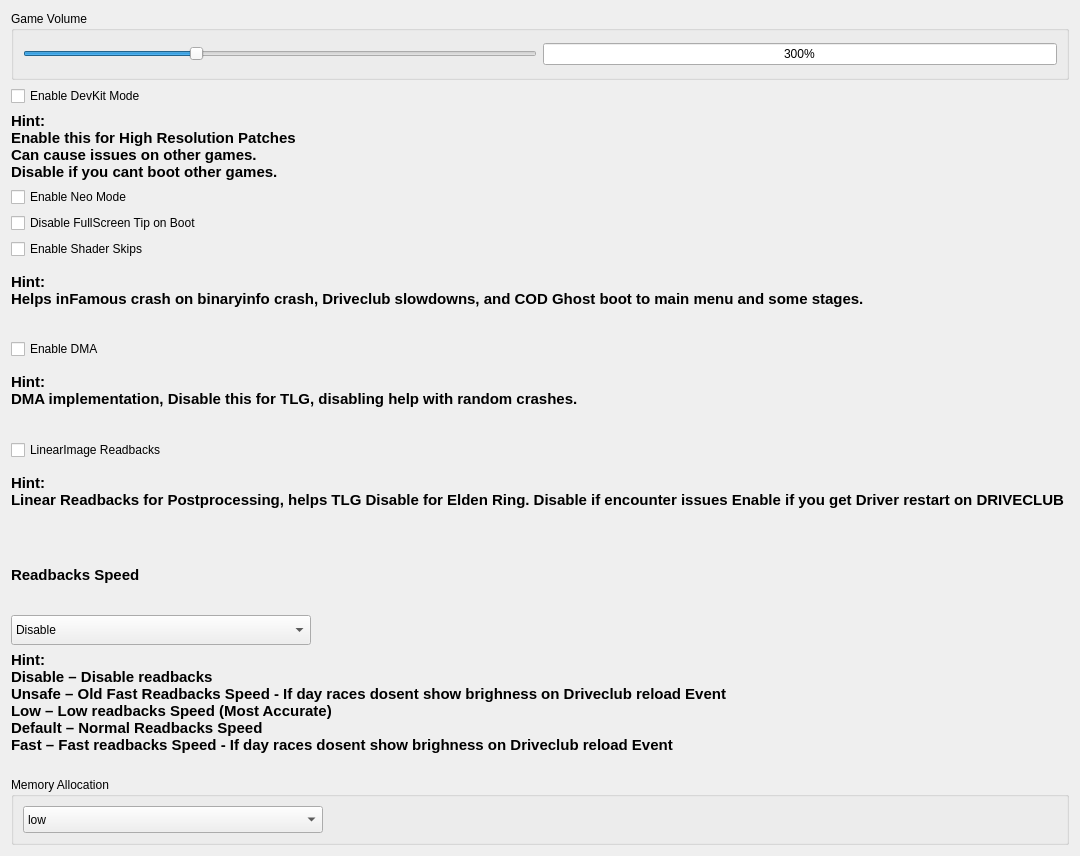
      <widget class="QWidget" name="experimentalTabContents">
       <property name="geometry">
        <rect>
         <x>0</x>
         <y>0</y>
         <width>1080</width>
         <height>856</height>
        </rect>
       </property>
       <layout class="QVBoxLayout" name="verticalLayout_experimental">
	   
        <item>
				<widget class="QGroupBox" name="gameVolumeGroup">
					<property name="title">
						<string>Game Volume</string>
					</property>
					<layout class="QHBoxLayout" name="volumeLayout">
						<item>
							<widget class="QSlider" name="horizontalVolumeSlider">
								<property name="maximum">
									<number>300</number>
								</property>
								<property name="value">
									<number>100</number>
								</property>
								<property name="sliderPosition">
									<number>100</number>
								</property>
								<property name="orientation">
									<enum>Qt::Horizontal</enum>
								</property>
							</widget>
						</item>
						<item>
							<widget class="QLineEdit" name="volumeText">
								<property name="text">
									<string>300%</string>
             </property>
             <property name="alignment">
              <set>Qt::AlignmentFlag::AlignCenter</set>
             </property>
             <property name="readOnly">
              <bool>true</bool>
             </property>
            </widget>
           </item>
          </layout>
         </widget>
        </item>
		
        <item>
         <widget class="QCheckBox" name="isDevKitCheckBox">
          <property name="text">
           <string>Enable DevKit Mode</string>
          </property>
         </widget>
        </item>
        <item>
         <widget class="QLabel" name="label_22">
          <property name="font">
           <font>
            <pointsize>11</pointsize>
            <bold>true</bold>
           </font>
          </property>
          <property name="text">
           <string notr="true">
							
        &lt;b&gt;Hint:&lt;/b&gt;&lt;br/&gt;
        Enable this for High Resolution Patches&lt;br/&gt;
        Can cause issues on other games.&lt;br/&gt;
        Disable if you cant boot other games.
        
						</string>
          </property>
          <property name="wordWrap">
           <bool>true</bool>
          </property>
         </widget>
        </item>
        <item>
         <widget class="QCheckBox" name="isNeoModeCheckBox">
          <property name="text">
           <string>Enable Neo Mode</string>
          </property>
         </widget>
        </item>
        <item>
         <widget class="QCheckBox" name="screenTipBox">
          <property name="text">
           <string>Disable FullScreen Tip on Boot</string>
          </property>
         </widget>
        </item>
        <item>
         <widget class="QCheckBox" name="SkipsCheckBox">
          <property name="text">
           <string>Enable Shader Skips</string>
          </property>
         </widget>
        </item>
        <item>
         <widget class="QLabel" name="label_4">
          <property name="font">
           <font>
            <pointsize>11</pointsize>
            <bold>true</bold>
           </font>
          </property>
          <property name="text">
           <string notr="true">
							
        &lt;b&gt;Hint:&lt;/b&gt;&lt;br/&gt;
        Helps inFamous crash on binaryinfo crash,
		Driveclub slowdowns,
		and COD Ghost boot to main menu and some stages.&lt;br/&gt;		
        
						</string>
          </property>
          <property name="wordWrap">
           <bool>true</bool>
          </property>
         </widget>
        </item>
        <item>
         <widget class="QCheckBox" name="DMACheckBox">
          <property name="text">
           <string>Enable DMA</string>
          </property>
         </widget>
        </item>
        <item>
         <widget class="QLabel" name="label_23">
          <property name="font">
           <font>
            <pointsize>11</pointsize>
            <bold>true</bold>
           </font>
          </property>
          <property name="text">
           <string notr="true">
						
        &lt;b&gt;Hint:&lt;/b&gt;&lt;br/&gt;
        DMA implementation,
        Disable this for TLG, disabling help with random crashes.&lt;br/&gt;
        
					</string>
          </property>
         </widget>
        </item>
        <item>
         <widget class="QCheckBox" name="ReadbacksLinearCheckBox">
          <property name="text">
           <string>LinearImage Readbacks</string>
          </property>
         </widget>
        </item>
        <item>
         <widget class="QLabel" name="label_211">
          <property name="font">
           <font>
            <pointsize>11</pointsize>
            <bold>true</bold>
           </font>
          </property>
          <property name="text">
           <string notr="true">
							
        &lt;b&gt;Hint:&lt;/b&gt;&lt;br/&gt;
        Linear Readbacks for Postprocessing, helps TLG
		Disable for Elden Ring.
        Disable if encounter issues
		Enable if you get Driver restart on DRIVECLUB&lt;br/&gt;       
        
						</string>
          </property>
         </widget>
        </item>
<item>
 <widget class="QLabel" name="label_readbacks_speed_title">
  <property name="font">
   <font>
    <pointsize>11</pointsize>
    <bold>true</bold>
   </font>
  </property>
  <property name="text">
   <string>Readbacks Speed</string>
  </property>
 </widget>
</item>
<item>
 <widget class="QComboBox" name="ReadbackSpeedComboBox">
  <property name="toolTip">
   <string>Select the readbacks speed mode</string>
  </property>
  <property name="sizePolicy">
   <sizepolicy hsizetype="Maximum" vsizetype="Fixed">
    <horstretch>0</horstretch>
    <verstretch>0</verstretch>
   </sizepolicy>
  </property>
  <property name="maximumSize">
   <size>
    <width>300</width>
    <height>30</height>
   </size>
  </property>
  <item>
   <property name="text"><string>Disable</string></property>
  </item>
  <item>
   <property name="text"><string>Unsafe</string></property>
  </item>
  <item>
   <property name="text"><string>Low</string></property>
  </item>
  <item>
   <property name="text"><string>Default</string></property>
  </item>
  <item>
   <property name="text"><string>Fast</string></property>
  </item>
 </widget>
</item>
<item>
 <widget class="QLabel" name="label_readbacksaccuracy_hint">
          <property name="font">
           <font>
            <pointsize>11</pointsize>
            <bold>true</bold>
           </font>
          </property>
          <property name="text">
           <string notr="true">
							
&lt;b&gt;Hint:&lt;/b&gt;&lt;br/&gt;
Disable – Disable readbacks&lt;br/&gt;
Unsafe – Old Fast Readbacks Speed - If day races dosent show brighness on Driveclub reload Event&lt;br/&gt;
Low – Low readbacks Speed (Most Accurate)&lt;br/&gt;
Default – Normal Readbacks Speed&lt;br/&gt;
Fast – Fast readbacks Speed - If day races dosent show brighness on Driveclub reload Event&lt;br/&gt;
                
						</string>
          </property>
         </widget>
        </item>
        <item>
 <widget class="QGroupBox" name="groupBox_2">
  <property name="title"><string>Memory Allocation</string></property>
  <layout class="QVBoxLayout" name="groupBox_2_layout">
   <item>
    <widget class="QComboBox" name="MemoryComboBox">
     <property name="currentText"><string>low</string></property>
     <property name="sizePolicy">
      <sizepolicy hsizetype="Maximum" vsizetype="Fixed">
       <horstretch>0</horstretch>
       <verstretch>0</verstretch>
      </sizepolicy>
     </property>
     <property name="maximumSize">
      <size>
       <width>300</width>
       <height>30</height>
      </size>
     </property>
     <item>
      <property name="text"><string>low</string></property>
     </item>
     <item>
      <property name="text"><string>medium</string></property>
     </item>
     <item>
      <property name="text"><string>high</string></property>
     </item>
     <item>
      <property name="text"><string>max</string></property>
             </item>
            </widget>
           </item>
          </layout>
         </widget>
        </item>
       </layout>
      </widget>
